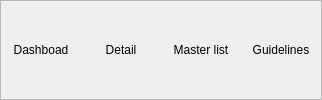
         <widget class="QFrame" name="frame_163">
          <property name="frameShape">
           <enum>QFrame::StyledPanel</enum>
          </property>
          <property name="frameShadow">
           <enum>QFrame::Raised</enum>
          </property>
          <layout class="QHBoxLayout" name="horizontalLayout_113">
           <property name="spacing">
            <number>0</number>
           </property>
           <property name="leftMargin">
            <number>0</number>
           </property>
           <property name="topMargin">
            <number>0</number>
           </property>
           <property name="rightMargin">
            <number>0</number>
           </property>
           <property name="bottomMargin">
            <number>0</number>
           </property>
           <item>
            <widget class="QPushButton" name="Stock_dashboard_btn">
             <property name="text">
              <string>Dashboad</string>
             </property>
             <property name="icon">
              <iconset>
               <normaloff>../../../../Icons/Dashboard.ico</normaloff>../../../../Icons/Dashboard.ico</iconset>
             </property>
             <property name="iconSize">
              <size>
               <width>25</width>
               <height>25</height>
              </size>
             </property>
             <property name="flat">
              <bool>true</bool>
             </property>
            </widget>
           </item>
           <item>
            <widget class="QPushButton" name="Stock_detail_btn">
             <property name="text">
              <string>Detail</string>
             </property>
             <property name="flat">
              <bool>true</bool>
             </property>
            </widget>
           </item>
           <item>
            <widget class="QPushButton" name="Stock_master_list_btn">
             <property name="text">
              <string>Master list</string>
             </property>
             <property name="flat">
              <bool>true</bool>
             </property>
            </widget>
           </item>
           <item>
            <widget class="QPushButton" name="Stock_method_btn">
             <property name="text">
              <string>Guidelines</string>
             </property>
             <property name="flat">
              <bool>true</bool>
             </property>
            </widget>
           </item>
          </layout>
         </widget>
